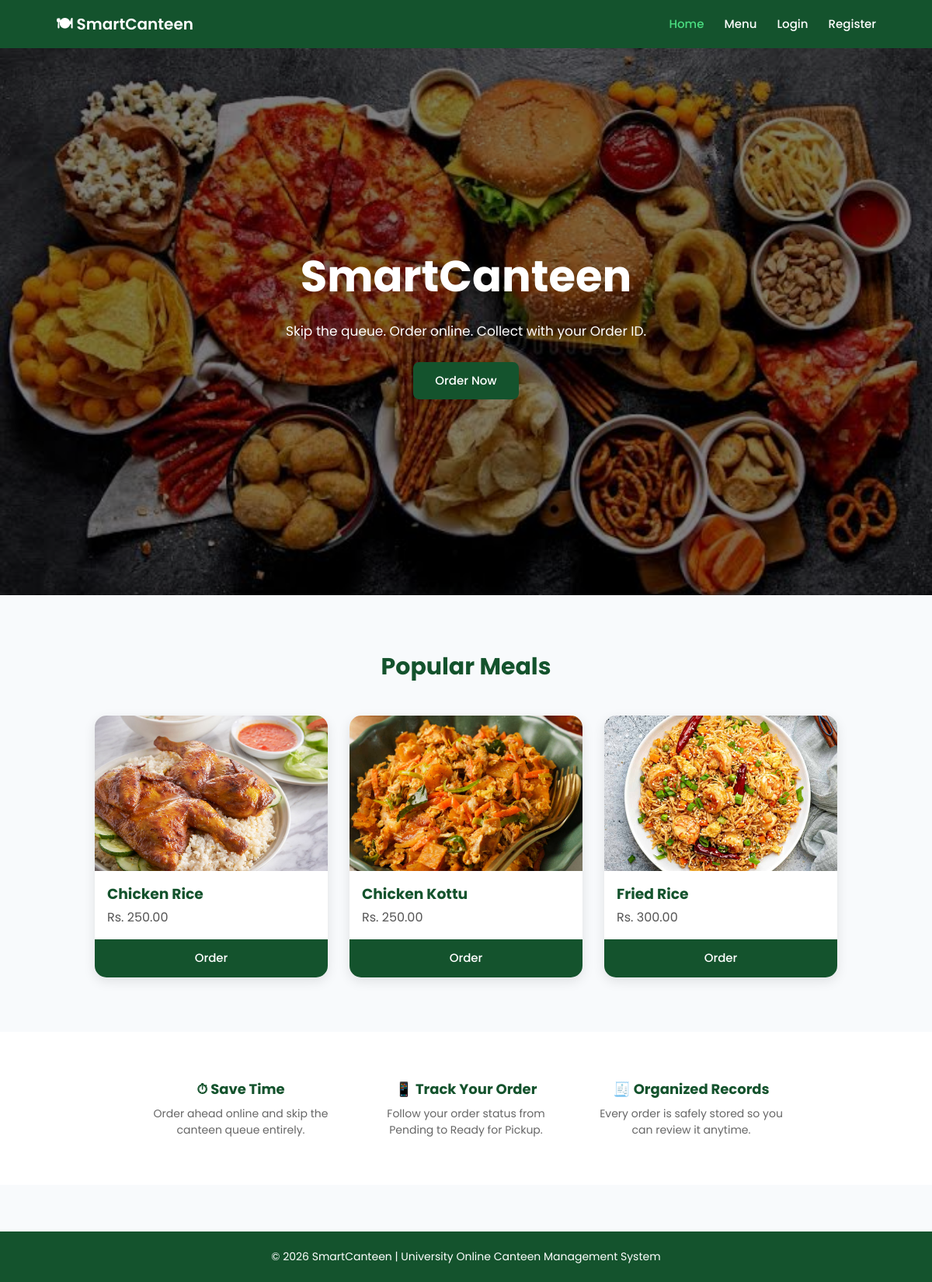
The page / on the database its author committed.
### tables this page shows
CREATE TABLE IF NOT EXISTS food_items (
    id INT AUTO_INCREMENT PRIMARY KEY,
    name VARCHAR(100) NOT NULL,
    description VARCHAR(255) DEFAULT '',
    price DECIMAL(10,2) NOT NULL,
    category VARCHAR(50) NOT NULL DEFAULT 'Main',
    image VARCHAR(255) DEFAULT '',
    status ENUM('available', 'unavailable') NOT NULL DEFAULT 'available',
    created_at TIMESTAMP DEFAULT CURRENT_TIMESTAMP
);

### includes/auth.php (called while the page is built, shortened)
<?php
function h(?string $value): string {
    return htmlspecialchars($value ?? '', ENT_QUOTES, 'UTF-8');
}

### index.php (the view, shortened to what this page needs)
<?php
require_once 'includes/db.php';
require_once 'includes/auth.php';
$stmt = $conn->query("SELECT * FROM food_items WHERE status = 'available' ORDER BY id ASC LIMIT 3");
$popular = $stmt->fetchAll();
?>
<!DOCTYPE html>
<html lang="en">
<head>
<link rel="stylesheet" href="css/style.css">
<link rel="stylesheet" href="css/home.css">
</head>
<body>
<?php include 'includes/header.php'; ?>
<div class="bgimage">
    <div class="overlay">
        <h1>SmartCanteen</h1>
        <p>Skip the queue. Order online. Collect with your Order ID.</p>
        <a href="pages/menu.php" class="btn">Order Now</a>
    </div>
</div>
<div class="featured">
    <h2>Popular Meals</h2>
    <?php if (count($popular) === 0): ?>
        <p style="text-align:center;color:#777;">No menu items available right now — please check back soon.</p>
    <?php else: ?>
        <div class="food-container">
            <?php foreach ($popular as $item): ?>
                <div class="food-card">
                    <img src="images/<?= h($item['image']) ?: 'header.jpg' ?>" alt="<?= h($item['name']) ?>">
                    <h3><?= h($item['name']) ?></h3>
                    <p>Rs. <?= number_format($item['price'], 2) ?></p>
                    <a href="pages/menu.php" class="btn">Order</a>
                </div>
            <?php endforeach; ?>
        </div>
    <?php endif; ?>
</div>
<div class="why-us">
    <div class="item">
        <h4>⏱ Save Time</h4>
        <p>Order ahead online and skip the canteen queue entirely.</p>
    </div>
    <div class="item">
        <h4>📱 Track Your Order</h4>
        <p>Follow your order status from Pending to Ready for Pickup.</p>
    </div>
    <div class="item">
        <h4>🧾 Organized Records</h4>
        <p>Every order is safely stored so you can review it anytime.</p>
    </div>
</div>
<?php include 'includes/footer.php'; ?>
</body>
</html>

### css/style.css (style rules this page uses)
* { margin: 0; padding: 0; box-sizing: border-box; }
body { font-family: 'Poppins', sans-serif; background: #f8fafc; color: #1f2937; line-height: 1.5; }
a { color: inherit; }
img { max-width: 100%; display: block; }
.btn { display: inline-block; background: #14532D; color: white; padding: 13px 28px; border-radius: 8px; text-decoration: none; border: none; font-size: 15px; font-weight: 500; cursor: pointer; transition: background .2s ease; }

### css/home.css (style rules this page uses)
.bgimage { height: 88vh; background-image: url("../images/header.jpg"); background-size: cover; background-position: center; background-repeat: no-repeat; position: relative; }
.overlay { position: absolute; inset: 0; background: rgba(0,0,0,0.5); display: flex; flex-direction: column; justify-content: center; align-items: center; text-align: center; color: white; padding: 0 5%; }
.overlay h1 { font-size: 56px; margin-bottom: 16px; }
.overlay p { font-size: 17px; margin-bottom: 26px; max-width: 520px; }
.featured { padding: 70px 8%; }
.featured h2 { text-align: center; margin-bottom: 40px; color: #14532D; font-size: 30px; }
.food-container { display: flex; flex-wrap: wrap; justify-content: center; gap: 28px; }
.food-card { width: 300px; background: white; border-radius: 15px; overflow: hidden; box-shadow: 0 5px 15px rgba(0,0,0,.1); }
.food-card img { width: 100%; height: 200px; object-fit: cover; }
.food-card h3 { padding: 16px 16px 4px; color: #14532D; }
.food-card p { padding: 0 16px 16px; color: #555; }
.food-card .btn { width: 100%; border-radius: 0; text-align: center; }
.why-us { background: white; padding: 60px 8%; display: flex; flex-wrap: wrap; gap: 30px; justify-content: center; text-align: center; }
.why-us .item { max-width: 260px; }
.why-us .item h4 { color: #14532D; margin-bottom: 8px; font-size: 18px; }
.why-us .item p { color: #666; font-size: 14px; }

### rows shown on the page
food_items: image (picture), name "Chicken Rice", price "250.00"
food_items: image (picture), name "Chicken Kottu", price "250.00"
food_items: image (picture), name "Fried Rice", price "300.00"
